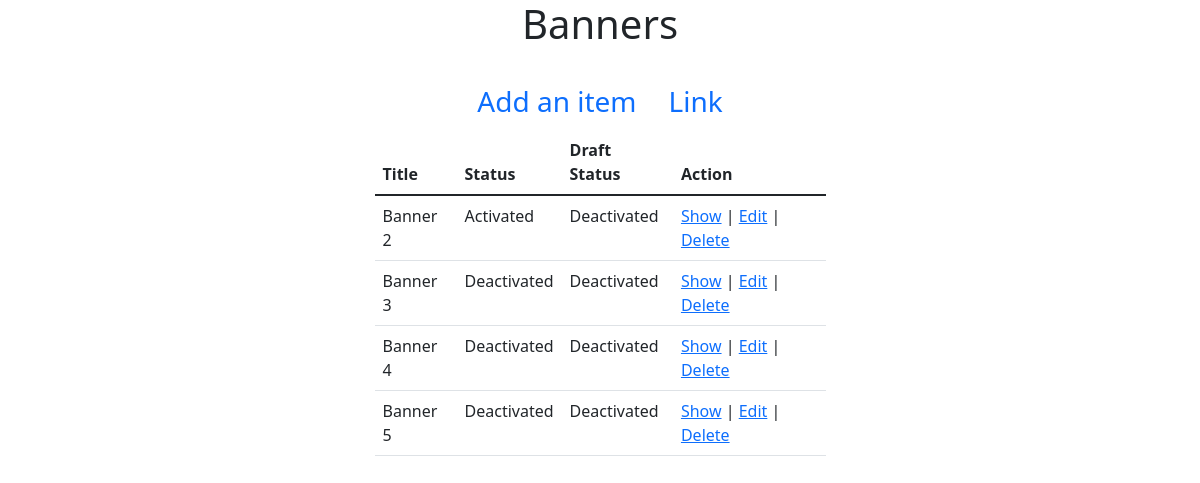
/admin/Banner/Index.php, run on the app's committed database.
### tables this page shows
CREATE TABLE `banner` (
  `id` int(255) NOT NULL,
  `title` varchar(255) NOT NULL,
  `promotional_message` varchar(255) NOT NULL,
  `link` varchar(255) NOT NULL,
  `picture` varchar(255) NOT NULL,
  `created_at` datetime NOT NULL DEFAULT CURRENT_TIMESTAMP,
  `modified_at` datetime NOT NULL DEFAULT CURRENT_TIMESTAMP,
  `is_active` tinyint(1) NOT NULL,
  `is_draft` tinyint(4) NOT NULL
);

### src/Banner.php (called while the page is built, shortened)
<?php
class Banner
{
    public $conn = null;
    public function __construct()
    {
        $this->conn = new PDO("mysql:host=localhost;dbname=ecommerce",
        'root', '');
        $this->conn->setAttribute(PDO::ATTR_ERRMODE,
        PDO::ERRMODE_EXCEPTION);
    }
    public function Index()
    {
        $query = "SELECT * FROM `banner`";
        $stmt = $this->conn->prepare($query);
        $result = $stmt->execute();
        $banners = $stmt->fetchAll();
        return $banners;
    }
}
?>

### admin/Banner/Index.php (the view, shortened to what this page needs)
<?php
$_banner = new Banner();
$banners= $_banner->Index();
?>
<!doctype html>
<html lang="en">
<head>
    <link href="https://cdn.jsdelivr.net/npm/bootstrap@5.1.3/dist/css/bootstrap.min.css" rel="stylesheet">
</head>
<body>
<section>
    <div class="container">
        <div class="row justify-content-center">
            <div class="col-md-5">
                <h1 class="text-center mb-4">Banners</h1>
                <ul class="nav justify-content-center fs-3">
                    <li class="nav-item">
                        <a class="nav-link active" aria-current="page" href="create.php">
                            Add an item
                        </a>
                    </li>
                    <li class="nav-item">
                        <a class="nav-link" href="#">Link</a>
                    </li>
                </ul>
                <table class="table">
                    <thead>
                    <tr>
                        <th scope="col">Title</th>
                        <th scope="col">Status</th>
                        <th scope="col">Draft Status</th>
                        <th scope="col">Action</th>
                    </tr>
                    </thead>
                    <tbody>
                    <?php
                    if (count($banners) > 0):
                        foreach ($banners as $banner):
                            ?>
                            <tr>
                                <td><?= $banner['title']?></td>
                                <td><?= $banner['is_active'] ? 'Activated' : 'Deactivated'?></td>
                                <td><?= $banner ['is_draft']?'Activate' :'Deactivated';?></td>
                                <td><a href="show.php?id=<?=$banner['id'];?>">Show</a>
                                    |
                                    <a href="edit.php?id=<?=$banner['id'];?>">Edit</a>
                                    |
                                    <a href="delete.php?id=<?=$banner['id'];?>"
                                       onclick="return confirm('Are you sure you want to delete?')">
                                        Delete
                                    </a>
                                </td>
                            </tr>
                        <?php
                        endforeach;
                    endif;
                    ?>
                    </tbody>
                </table>
            </div>
        </div>
    </div>
</section>
</body>
</html>

### data on the page
banner: title "Banner 2", is_active "Activated", is_draft "Deactivated"
banner: title "Banner 3", is_active "Deactivated", is_draft "Deactivated"
banner: title "Banner 4", is_active "Deactivated", is_draft "Deactivated"
banner: title "Banner 5", is_active "Deactivated", is_draft "Deactivated"
